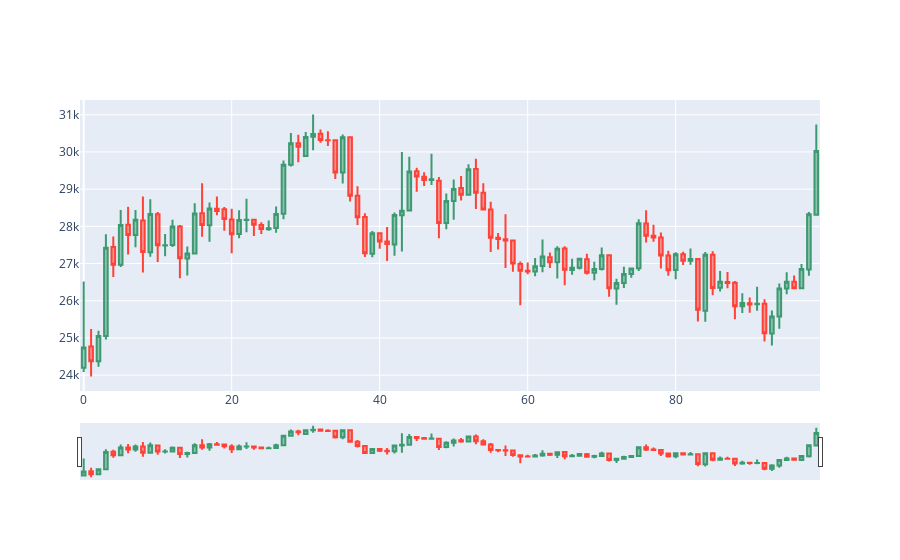

The notebook cell this image was saved under:
### Code cell
dfplot = data_filtered[0:100]
fig = go.Figure(data=[go.Candlestick(
                x=dfplot.index, 
                open=dfplot["Open"], 
                high=dfplot["High"], 
                low=dfplot["Low"], 
                close=dfplot["Close"])])
fig.show()
